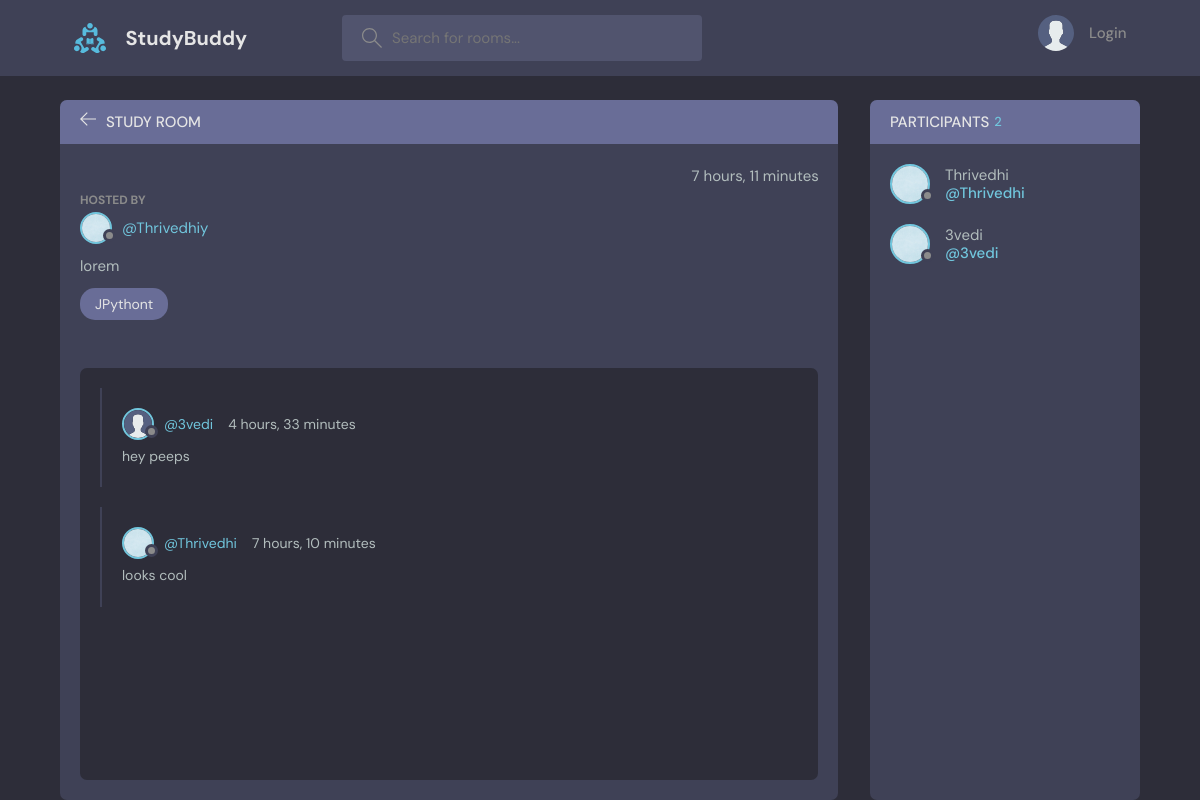
The page /room/1/ on the database its author committed.
### base/models.py (models this page shows, shortened)
class Room(models.Model):
    host= models.ForeignKey(User,on_delete=models.SET_NULL,null=True)
    topic= models.ForeignKey(Topic,on_delete=models.SET_NULL,null=True)
    name=models.CharField(max_length=200)
    description=models.TextField(null=True,blank=True)  #nul=true denotes the desc can be blank
    participants = models.ManyToManyField(User,related_name='participants',blank=True)
    updated=models.DateTimeField(auto_now=True)#takes snapshot evertime we save it
    created=models.DateTimeField(auto_now_add=True)#saves only inital timestamp
    class Meta:
        ordering =['-updated','-created']   #to display latest created rooms

class User(AbstractUser):
    name = models.CharField(max_length=200,null=True)
    email=models.EmailField(unique=True)
    Bio = models.TextField(null=True)
    avatar=models.ImageField(null=True,default="avatar.svg")
    USERNAME_FIELD='email'
    REQUIRED_FIELDS=[]

class Topic(models.Model):
    name=models.CharField(max_length=200)
    def __str__(self):
        return self.name

class Message(models.Model):
    user = models.ForeignKey(User,on_delete=models.CASCADE)
    room= models.ForeignKey(Room,on_delete=models.CASCADE)
    body=models.TextField()
    updated=models.DateTimeField(auto_now=True)
    created=models.DateTimeField(auto_now_add=True)
    class Meta:
        ordering =['-updated','-created']   #to display latest created rooms

### base/views.py (the view, shortened to what this page needs)
# urls.py: path('room/<str:pk>/',views.room,name='room'),
def room(request,pk):
    room = Room.objects.get(id=pk)
    room_messages = room.message_set.all().order_by('-created')
    participants = room.participants.all()
    context={'room':room,'room_messages':room_messages,'participants':participants}
    return render(request,'base/room.html',context)

### base/templates/base/room.html (shortened to what this page needs)
{%extends 'main.html'%}
{% block content %}
    <main class="profile-page layout layout--2">
      <div class="container">
        <div class="room">
          <div class="room__top">
            <div class="room__topLeft">
              <a href="{% url 'home' %}">
                <svg version="1.1" xmlns="http://www.w3.org/2000/svg" width="32" height="32" viewBox="0 0 32 32">
                  <title>arrow-left</title>
                  <path
                    d="M13.723 2.286l-13.723 13.714 13.719 13.714 1.616-1.611-10.96-10.96h27.625v-2.286h-27.625l10.965-10.965-1.616-1.607z"
                  ></path>
                </svg>
              </a>
              <h3>Study Room</h3>
            </div>
          </div>
          <div class="room__box scroll">
            <div class="room__header scroll">
              <div class="room__info">
                <span>{{room.created|timesince}}</span>
              </div>
              <div class="room__hosted">
                <p>Hosted By</p>
                <a href="{% url 'profilepage' room.host.id %}" class="room__author">
                  <div class="avatar avatar--small">
                    <img src="{{room.host.avatar.url}}" />
                  </div>
                  <span>@{{room.host.username}}y</span>
                </a>
              </div>
              <div class="room__details">
                    {{room.description}}
              </div>
              <span class="room__topics">J{{room.topic}}t</span>
            </div>
            <div class="room__conversation">
              <div class="threads scroll">
                {% for message in room_messages %}
                <div class="thread">
                  <div class="thread__top">
                    <div class="thread__author">
                      <a href="{% url 'profilepage' message.user.id%}" class="thread__authorInfo">
                        <div class="avatar avatar--small">
                          <img src="{{message.user.avatar.url}}" />
                        </div>
                        <span>@{{message.user.username}}</span>
                      </a>
                      <span class="thread__date">{{message.created|timesince}}</span>
                    </div>
                  </div>
                  <div class="thread__details">
                    {{message.body}}
                  </div>
                </div>
               {% endfor %}
              </div>
            </div>
          </div>
        </div>
        <div class="participants">
          <h3 class="participants__top">Participants <span>{{participants.count}}</span></h3>
          <div class="participants__list scroll">
            {%for i in participants%}
            <a href="{% url 'profilepage' i.id %}" class="participant">
              <div class="avatar avatar--medium">
                <img src="{{room.host.avatar.url}}" />
              </div>
              <p>
                {{i.username}}
                <span>@{{i.username}}</span>
              </p>
            </a>
            {% endfor %}
          </div>
        </div>
      </div>
    </main>
{% endblock content %}

### templates/main.html (shortened to what this page needs)
<!DOCTYPE html>
{% load static %}
<html lang="en">
  <head>
    <link rel="stylesheet" href="{% static 'styles/style.css' %}" />
  </head>
  <body>
        {% include 'navbar.html' %}
    {% block content %}
    {% endblock %}
  </body>
</html>

### templates/navbar.html (shortened to what this page needs)
{% load static %}
    <header class="header header--loggedIn">
      <div class="container">
        <a href="{% url 'home' %}" class="header__logo">
          <img src="{% static 'images/logo.svg'%}" />
          <h1>StudyBuddy</h1>
        </a>
        <form class="header__search" method ="GET" action ="{% url 'home' %}">
          <label>
            <input name ="q"placeholder="Search for rooms..." />
          </label>
        </form>
        <nav class="header__menu">
{%if request.user.is_authenticated%}
          <div class="header__user">
            <a href="{% url 'update-user'%}">
              <div class="avatar avatar--medium active">
                <img src="{{request.user.avatar.url}}" />
              </div>
              <p>{{request.user.username}} <span>@{{request.user.username}}</span></p>
            </a>
            <button class="dropdown-button">
              <svg version="1.1" xmlns="http://www.w3.org/2000/svg" width="32" height="32" viewBox="0 0 32 32">
                <title>chevron-down</title>
                <path d="M16 21l-13-13h-3l16 16 16-16h-3l-13 13z"></path>
              </svg>
            </button>
          </div>
{% else %}
           <a href="{% url 'login_page' %}">
            <img src="{% static 'images/avatar.svg'%}" />
            <p>Login</p>
          </a>
{% endif %}
        </nav>
      </div>
    </header>

### rows shown on the page
Room: created "7 hours, 11 minutes", host.avatar (picture), host.username "Thrivedhi", description "lorem", topic "Python"
Message: user.avatar (placeholder picture), user.username "3vedi", created "4 hours, 33 minutes", body "hey peeps"
Message: user.avatar (picture), user.username "Thrivedhi", created "7 hours, 10 minutes", body "looks cool"
User: host.avatar (picture), username "Thrivedhi"
User: host.avatar (picture), username "3vedi"

### other values the page prints
{{ participants.count }} "2"
